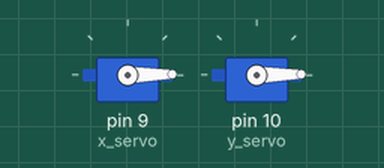
This sketch was run on a simulated Arduino Uno, built with avr-gcc and run on an emulated ATmega328P. Parts: 2 × servo.

Above: at 0.05 s.
At 4.45 s:
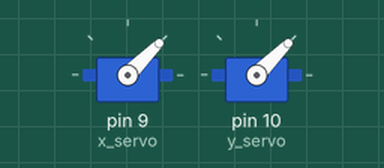
At 8.95 s:
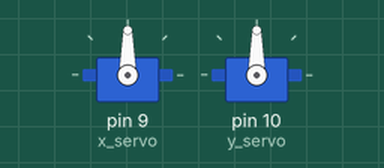
At 17.85 s:
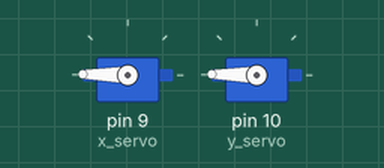
Timing chart, 0 to 23.4 s (numbered marks = the images above):
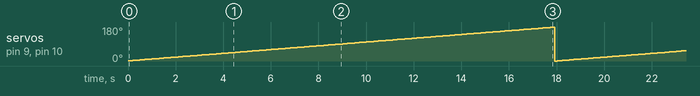

The sketch:

QuickTurns.ino
```cpp
/*
 * Jack Gentsch
 * UWHPS Electronics Core Code '16-'17
 * 2/11/17
 * This Arduino sketch acts as the master of the Sub controls network
 * Sets PWM timers for 4 rear control fins, requests data from slave joystick via I2C
 */

#include <Servo.h>

Servo x_servo;
Servo y_servo;

int val;

void setup() {
  // put your setup code here, to run once:
  x_servo.attach(9); //analog pin 1
  y_servo.attach(10);
  val = 0;
}

void loop() {
  // put your main code here, to run repeatedly:
  val = (val + 1) % 180;
  x_servo.write(val);
  y_servo.write(val);
  delay(100);
}
```

Measured:
- by itself, servo on pin 9 (x_servo), servo on pin 10 (y_servo): ramps from 0° to 179° and jumps back, once every 18.0 s
